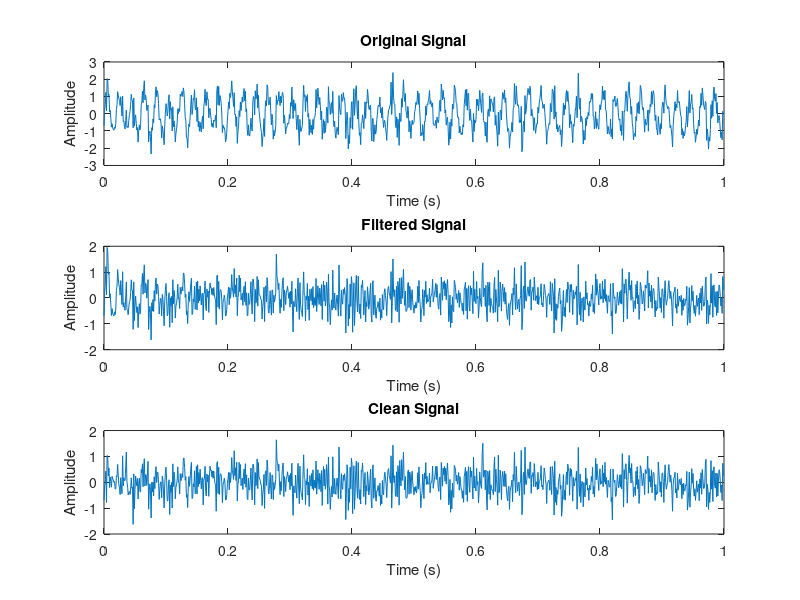

This figure's MATLAB source:

b0 = 0.98478425;
b1 = -1.87317095;
b2 = 0.98478425;
a0 = 1.0;
a1 = -1.87317095;
a2 = 0.96956849;

b = [b0, b1, b2];
a = [a0, a1, a2];

fs = 1000;
t = 0:1/fs:1-1/fs;
clean_signal = 0.5*randn(size(t));
x = sin(2*pi*50*t) + clean_signal;

y = filter(b, a, x);

figure;
subplot(3,1,1);
plot(t, x); title('Original Signal'); xlabel('Time (s)'); ylabel('Amplitude');
subplot(3,1,2);
plot(t, y); title('Filtered Signal'); xlabel('Time (s)'); ylabel('Amplitude');
subplot(3,1,3);
plot(t, clean_signal); title('Clean Signal'); xlabel('Time (s)'); ylabel('Amplitude');
